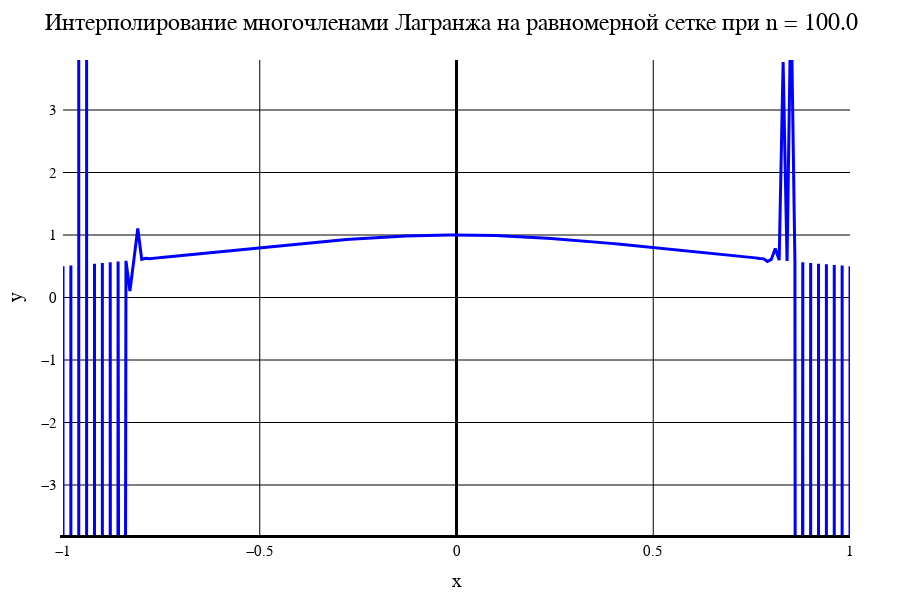

The cell this chart's notebook holds for it:
### Markdown cell above
Лагранж. Равномерная сетка

### Code cell
data1[1]

### Figure 1 — Plotly figure (JSON) as saved in the notebook; plotly's stock layout.template omitted (floating-point values rounded to 4 significant figures; data arrays with more than 128 entries replaced by an {"elided": "..."} marker saying what was removed)
{"data": [{"line": {"color": "blue", "width": 3}, "mode": "line", "type": "scatter", "x": {"elided": "201 float values"}, "y": {"elided": "201 float values"}}], "layout": {"coloraxis": {"outlinecolor": "black"}, "font": {"color": "black", "family": "Time New Roman"}, "height": 600, "margin": {"b": 50, "l": 50, "r": 50, "t": 60}, "paper_bgcolor": "white", "plot_bgcolor": "white", "title": {"autosize": false, "font": {"color": "black", "family": "Times New Roman", "size": 24}, "paper_bgcolor": "red", "text": "Интерполирование многочленами Лагранжа на равномерной сетке при n = 100.0"}, "width": 900, "xaxis": {"color": "black", "gridcolor": "black", "gridwidth": 1, "linecolor": "black", "linewidth": 3, "tickfont": {"size": 15}, "title": {"font": {"color": "black", "family": "Times New Roman", "size": 20}, "text": "x"}, "zeroline": true, "zerolinecolor": "black", "zerolinewidth": 3}, "yaxis": {"exponentformat": "power", "gridcolor": "black", "gridwidth": 1, "linewidth": 3, "range": [-3.8, 3.8], "tickfont": {"size": 15}, "title": {"font": {"color": "black", "family": "Times New Roman", "size": 20}, "text": "y"}, "zeroline": true, "zerolinecolor": "black", "zerolinewidth": 1}}}
